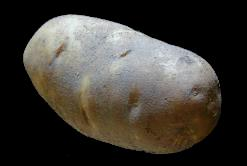
%> input picture functions/quilt_research_code/newpotato.jpg, 247 x 166 px
$ octave demo.m   (GNU Octave 9; MATLAB toolbox functions it lacks are replaced by stand-ins)
%> lines starting %> are read from the running program, lines starting %| are printed output that depends on the picture; in (x1, y1, x2, y2) boxes, pixels count from 0 and x2, y2 are one past the last pixel; in counts of white or black regions, pixels touching at a corner belong together; the program's own positions count from 1
% **************************************************************************
% (C) 2001 Mitsubishi Electric Research Laboratories, all rights reserved.
% This program in source or executable form may be used for research only.
% Commercial use of this program in source or executable form is strictly
% prohibited. If copied, this copyright notice must appear with the
% program.
% **************************************************************************

clear; clc; close all;
addpath(genpath(pwd))

% echo on
%
% % synthesize things
% tile = im2double(imread('btile.tif'));
% out = synthfun(tile,30,1);
% pause;
%
% bricks = im2double(imread('col-br.tif'));
% out = synthfun(bricks,40,1);
% pause;
%
%
% % Bill in rice
% bill = im2double(imresize(imread('bill.jpg'),2,'bilinear'));
% rice = im2double(imread('rice.jpg'));
% out = simplexferfun(rice,bill,20,1);
% pause;

% Potato in orange
potato = im2double(imread('newpotato.jpg'));
orange = im2double(imread('neworange.jpg'));
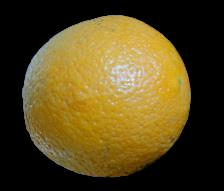
%> input picture functions/quilt_research_code/neworange.jpg, 224 x 191 px
potato_mask = rgb2gray(potato)<0.05;
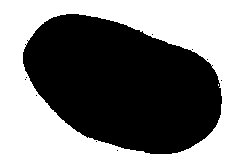
%> potato_mask: size 166x247 logical; 51.5% white; 10 black regions (9 under 20 px), largest, box (x1, y1, x2, y2) and area: (23, 14, 222, 154) 19891
orange_mask = rgb2gray(orange)<0.1;
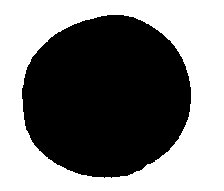
%> orange_mask: size 191x224 logical; 49.6% white; 1 white region, box (x1, y1, x2, y2) and area: (0, 0, 224, 191) 21217
% [10 lines of commented-out code are left out]
%> (the run ends here)
